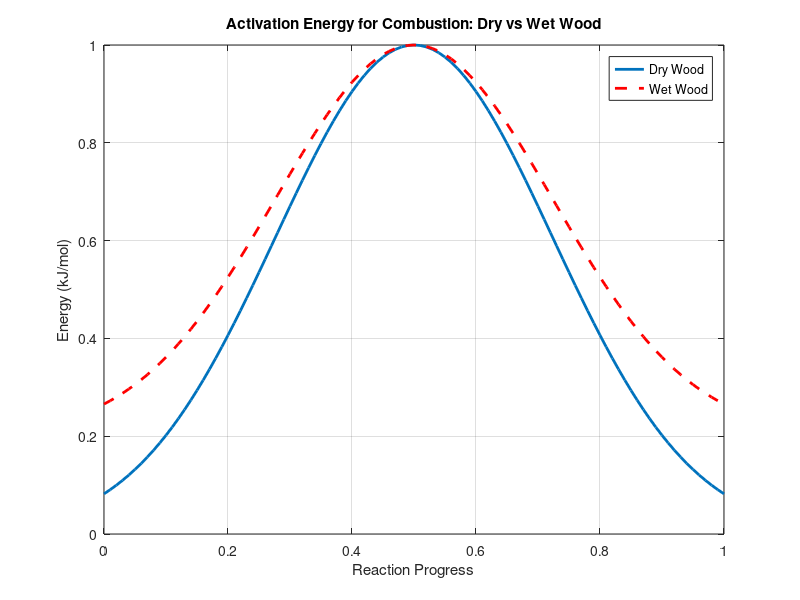

Reproduce this figure in MATLAB.
% Activation Energy Graph: Dry vs Wet Wood

% Data
reaction_progress = 0:0.01:1; % Normalized progress
Ea_dry = exp(-10 * (reaction_progress - 0.5).^2);   % Gaussian-shaped activation hump
Ea_wet = 0.8 * exp(-10 * (reaction_progress - 0.5).^2) + 0.2; % Higher Ea with energy loss

% Plot
figure;
plot(reaction_progress, Ea_dry, 'LineWidth', 2);
hold on;
plot(reaction_progress, Ea_wet, 'r--', 'LineWidth', 2);
hold off;

% Labels
title('Activation Energy for Combustion: Dry vs Wet Wood');
xlabel('Reaction Progress');
ylabel('Energy (kJ/mol)');
legend('Dry Wood', 'Wet Wood');
grid on;
